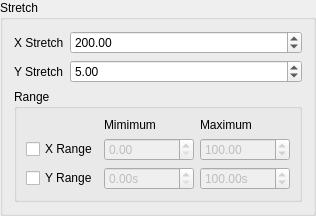
<?xml version="1.0" encoding="UTF-8"?>
<ui version="4.0">
 <class>GroupBox_Stretch</class>
 <widget class="QGroupBox" name="GroupBox_Stretch">
  <property name="geometry">
   <rect>
    <x>0</x>
    <y>0</y>
    <width>300</width>
    <height>183</height>
   </rect>
  </property>
  <property name="sizePolicy">
   <sizepolicy hsizetype="Preferred" vsizetype="Fixed">
    <horstretch>0</horstretch>
    <verstretch>0</verstretch>
   </sizepolicy>
  </property>
  <property name="windowTitle">
   <string>GroupBox</string>
  </property>
  <property name="toolTip">
   <string>Stretch is a set of factor that scales the distance from one station to the next to make the plot readable</string>
  </property>
  <property name="title">
   <string>Stretch</string>
  </property>
  <layout class="QFormLayout" name="formLayout">
   <item row="0" column="0">
    <widget class="QLabel" name="label">
     <property name="text">
      <string>X Stretch</string>
     </property>
    </widget>
   </item>
   <item row="0" column="1">
    <widget class="QDoubleSpinBox" name="doubleSpinBox_x">
     <property name="maximum">
      <double>1000000.000000000000000</double>
     </property>
     <property name="value">
      <double>200.000000000000000</double>
     </property>
    </widget>
   </item>
   <item row="1" column="0">
    <widget class="QLabel" name="label_2">
     <property name="text">
      <string>Y Stretch</string>
     </property>
    </widget>
   </item>
   <item row="1" column="1">
    <widget class="QDoubleSpinBox" name="doubleSpinBox_y">
     <property name="maximum">
      <double>1000000.000000000000000</double>
     </property>
     <property name="value">
      <double>5.000000000000000</double>
     </property>
    </widget>
   </item>
   <item row="2" column="0" colspan="2">
    <widget class="QGroupBox" name="groupBox">
     <property name="title">
      <string>Range</string>
     </property>
     <layout class="QGridLayout" name="gridLayout">
      <item row="1" column="1">
       <widget class="QDoubleSpinBox" name="doubleSpinBox_x_min">
        <property name="enabled">
         <bool>false</bool>
        </property>
        <property name="toolTip">
         <string>&lt;html&gt;&lt;head/&gt;&lt;body&gt;&lt;p&gt;Minimum and maximum along the x-axis in relative distance of degrees and multiplied by X Stretch.&lt;/p&gt;&lt;/body&gt;&lt;/html&gt;</string>
        </property>
        <property name="maximum">
         <double>1000000.000000000000000</double>
        </property>
       </widget>
      </item>
      <item row="1" column="0">
       <widget class="QCheckBox" name="checkBox_x_range">
        <property name="sizePolicy">
         <sizepolicy hsizetype="Fixed" vsizetype="Fixed">
          <horstretch>0</horstretch>
          <verstretch>0</verstretch>
         </sizepolicy>
        </property>
        <property name="text">
         <string>X Range</string>
        </property>
       </widget>
      </item>
      <item row="3" column="1">
       <widget class="QDoubleSpinBox" name="doubleSpinBox_y_min">
        <property name="enabled">
         <bool>false</bool>
        </property>
        <property name="toolTip">
         <string>&lt;html&gt;&lt;head/&gt;&lt;body&gt;&lt;p&gt;Minimum and maximum period to plot, note that the scaling will be done in the code. So if you want to plot from (.1s, 100s) &lt;/p&gt;&lt;/body&gt;&lt;/html&gt;</string>
        </property>
        <property name="suffix">
         <string>s</string>
        </property>
        <property name="maximum">
         <double>1000000.000000000000000</double>
        </property>
       </widget>
      </item>
      <item row="0" column="2">
       <widget class="QLabel" name="label_6">
        <property name="text">
         <string>Maximum</string>
        </property>
       </widget>
      </item>
      <item row="0" column="1">
       <widget class="QLabel" name="label_5">
        <property name="text">
         <string>Mimimum</string>
        </property>
       </widget>
      </item>
      <item row="1" column="2">
       <widget class="QDoubleSpinBox" name="doubleSpinBox_x_max">
        <property name="enabled">
         <bool>false</bool>
        </property>
        <property name="toolTip">
         <string>&lt;html&gt;&lt;head/&gt;&lt;body&gt;&lt;p&gt;Minimum and maximum along the x-axis in relative distance of degrees and multiplied by X Stretch.&lt;/p&gt;&lt;/body&gt;&lt;/html&gt;</string>
        </property>
        <property name="maximum">
         <double>1000000.000000000000000</double>
        </property>
        <property name="value">
         <double>100.000000000000000</double>
        </property>
       </widget>
      </item>
      <item row="3" column="2">
       <widget class="QDoubleSpinBox" name="doubleSpinBox_y_max">
        <property name="enabled">
         <bool>false</bool>
        </property>
        <property name="toolTip">
         <string>&lt;html&gt;&lt;head/&gt;&lt;body&gt;&lt;p&gt;Minimum and maximum period to plot, note that the scaling will be done in the code. So if you want to plot from (.1s, 100s) &lt;/p&gt;&lt;/body&gt;&lt;/html&gt;</string>
        </property>
        <property name="suffix">
         <string>s</string>
        </property>
        <property name="maximum">
         <double>1000000.000000000000000</double>
        </property>
        <property name="value">
         <double>100.000000000000000</double>
        </property>
       </widget>
      </item>
      <item row="3" column="0">
       <widget class="QCheckBox" name="checkBox_y_range">
        <property name="sizePolicy">
         <sizepolicy hsizetype="Fixed" vsizetype="Fixed">
          <horstretch>0</horstretch>
          <verstretch>0</verstretch>
         </sizepolicy>
        </property>
        <property name="toolTip">
         <string>&lt;html&gt;&lt;head/&gt;&lt;body&gt;&lt;p&gt;Minimum and maximum period to plot, note that the scaling will be done in the code. So if you want to plot from (.1s, 100s) &lt;/p&gt;&lt;/body&gt;&lt;/html&gt;</string>
        </property>
        <property name="text">
         <string>Y Range</string>
        </property>
       </widget>
      </item>
     </layout>
    </widget>
   </item>
  </layout>
 </widget>
 <tabstops>
  <tabstop>doubleSpinBox_x</tabstop>
  <tabstop>doubleSpinBox_y</tabstop>
  <tabstop>checkBox_x_range</tabstop>
  <tabstop>doubleSpinBox_x_min</tabstop>
  <tabstop>doubleSpinBox_x_max</tabstop>
  <tabstop>checkBox_y_range</tabstop>
  <tabstop>doubleSpinBox_y_min</tabstop>
  <tabstop>doubleSpinBox_y_max</tabstop>
 </tabstops>
 <resources/>
 <connections/>
</ui>
